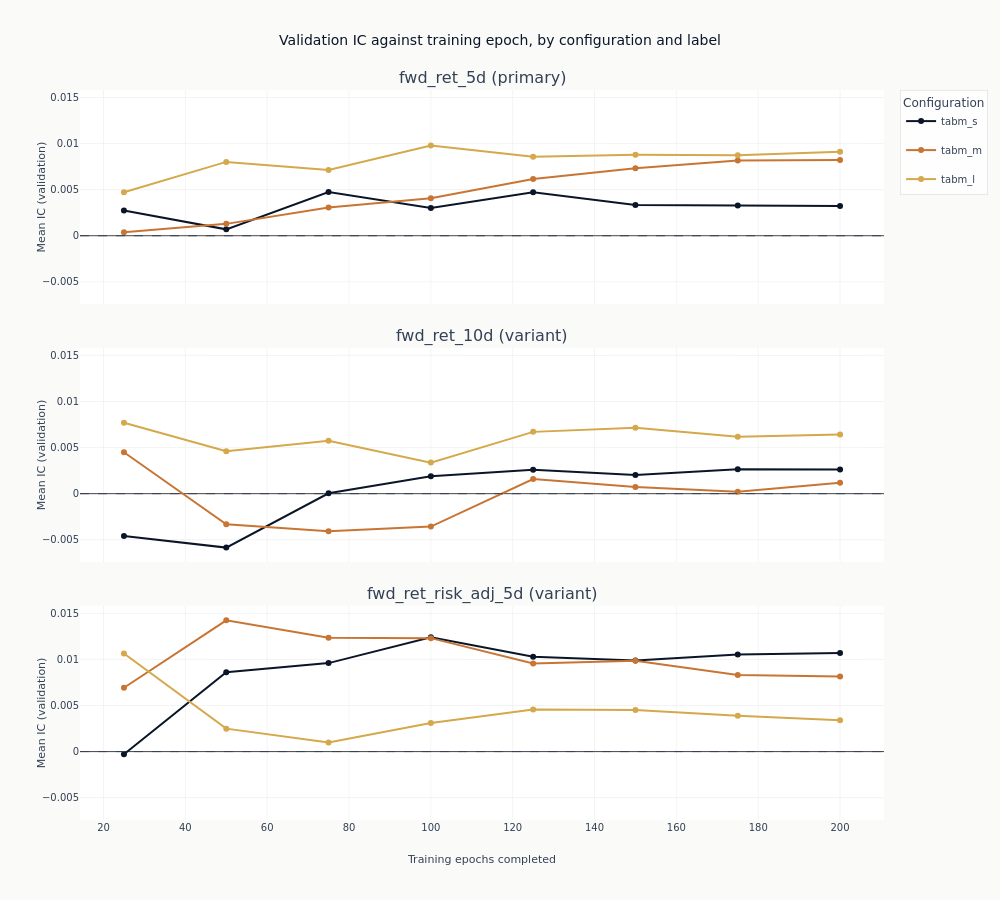

The notebook cell this image was saved under:
### Markdown cell above
### What more training does

Each line traces one configuration's out-of-sample IC as epochs are added to it, in its own
label's panel. This is the figure the checkpoint dimension exists to produce, and it separates two
things a single end-of-training number cannot.

A line that rises and then falls has an interior optimum: the network was still learning, then
began fitting the training window at the expense of the validation folds. A line that wanders
around zero without trend never had anything to learn in the first place, and its highest point is
wherever the noise happened to peak. Both produce a respectable-looking maximum, which is why the
maximum is not what a configuration is judged on.

The panels share one vertical scale. Stacking them is what makes the labels comparable, and
rescaling each to fill its own row would make three different spreads look alike.

### Code cell
curves = catalog.filter("full_coverage").sort("label", "config_name", "checkpoint_value")
charted = set(curves.get_column("config_name"))
# Menu order, which is the order the frame in section 1 showed and the order the presets step
# capacity in. Sorting on the formatted parameter string instead would order 128 before 64.
config_order = [
    name
    for name in configs.get_column("config_name").unique(maintain_order=True)
    if name in charted
]
# One colour per configuration, so the same configuration keeps its colour in both figures. A
# fourth configuration needs a fourth colour rather than a wrapped palette that would give two of
# them the same swatch and make them read as one.
line_colors = [COLORS["blue"], COLORS["copper"], COLORS["amber"], COLORS["positive"]]
if len(config_order) > len(line_colors):
    raise ValueError(
        f"{len(config_order)} configurations against {len(line_colors)} distinct line colours; "
        "add colours rather than letting two configurations share one"
    )
color_of = dict(zip(config_order, line_colors, strict=False))

fig_curves = make_subplots(
    rows=len(panel_labels),
    cols=1,
    shared_xaxes=True,
    vertical_spacing=0.06,
    subplot_titles=[
        f"{label} ({'primary' if label == primary else 'variant'})" for label in panel_labels
    ],
)
for row, label in enumerate(panel_labels, start=1):
    panel = curves.filter(pl.col("label") == label)
    for config_name in config_order:
        series = panel.filter(pl.col("config_name") == config_name).sort("checkpoint_value")
        if not series.height:
            continue
        fig_curves.add_trace(
            go.Scatter(
                x=series.get_column("checkpoint_value").to_list(),
                y=series.get_column("ic_mean").to_list(),
                mode="lines+markers",
                name=config_name,
                legendgroup=config_name,
                showlegend=row == 1,
                line=dict(color=color_of[config_name], width=2),
                marker=dict(size=6, color=color_of[config_name]),
            ),
            row=row,
            col=1,
        )
    fig_curves.add_hline(
        y=0, line_width=1, line_dash="dash", line_color=COLORS["neutral"], row=row, col=1
    )
    fig_curves.update_yaxes(title_text="Mean IC (validation)", row=row, col=1)
    # `shared_yaxes` matches axes across columns, so with one column it does nothing. Matching
    # every row to the first is what puts the labels on one vertical scale.
    if row > 1:
        fig_curves.update_yaxes(matches="y", row=row, col=1)
fig_curves.update_xaxes(title_text="Training epochs completed", row=len(panel_labels), col=1)
fig_curves.update_layout(
    title="Validation IC against training epoch, by configuration and label",
    height=300 * len(panel_labels),
    width=1000,
    margin=dict(t=90),
    legend=dict(title_text="Configuration"),
)
# The span of each panel and how many of its lines cross zero are facts about the frame, so the
# description reads them rather than asserting a shape the next run may not have.
panel_facts = {
    row["label"]: row
    for row in curves.group_by("label")
    .agg(
        lowest=pl.col("ic_mean").min(),
        highest=pl.col("ic_mean").max(),
        total=pl.col("config_name").n_unique(),
        below=pl.col("config_name").filter(pl.col("ic_mean") < 0).n_unique(),
    )
    .to_dicts()
}
panel_text = ". ".join(
    "The {} panel spans {:+.3f} to {:+.3f}, with {} of its {} lines dipping below zero at some "
    "checkpoint".format(
        label,
        panel_facts[label]["lowest"],
        panel_facts[label]["highest"],
        panel_facts[label]["below"],
        panel_facts[label]["total"],
    )
    for label in panel_labels
)
show_plotly_with_alt(
    fig_curves,
    "Line charts of mean validation information coefficient against the number of training epochs "
    "completed, one line per configuration in dark navy, copper and gold, with a marker at each "
    "saved checkpoint. One panel per label, sharing one vertical scale, each with a dashed zero "
    f"line. {panel_text}.",
)

### Figure 1 — Plotly figure (JSON) as saved in the notebook; plotly's stock layout.template omitted (floating-point values rounded to 4 significant figures)
{"data": [{"legendgroup": "tabm_s", "line": {"color": "#0a1628", "width": 2}, "marker": {"color": "#0a1628", "size": 6}, "mode": "lines+markers", "name": "tabm_s", "showlegend": true, "type": "scatter", "x": [25, 50, 75, 100, 125, 150, 175, 200], "xaxis": "x", "y": [0.002743, 0.0006926, 0.004737, 0.002998, 0.004731, 0.003323, 0.003273, 0.003214], "yaxis": "y"}, {"legendgroup": "tabm_m", "line": {"color": "#C87533", "width": 2}, "marker": {"color": "#C87533", "size": 6}, "mode": "lines+markers", "name": "tabm_m", "showlegend": true, "type": "scatter", "x": [25, 50, 75, 100, 125, 150, 175, 200], "xaxis": "x", "y": [0.000389, 0.001286, 0.003064, 0.00408, 0.00616, 0.007333, 0.008171, 0.008227], "yaxis": "y"}, {"legendgroup": "tabm_l", "line": {"color": "#D4A84B", "width": 2}, "marker": {"color": "#D4A84B", "size": 6}, "mode": "lines+markers", "name": "tabm_l", "showlegend": true, "type": "scatter", "x": [25, 50, 75, 100, 125, 150, 175, 200], "xaxis": "x", "y": [0.004719, 0.008014, 0.007138, 0.009793, 0.008583, 0.008777, 0.008745, 0.00912], "yaxis": "y"}, {"legendgroup": "tabm_s", "line": {"color": "#0a1628", "width": 2}, "marker": {"color": "#0a1628", "size": 6}, "mode": "lines+markers", "name": "tabm_s", "showlegend": false, "type": "scatter", "x": [25, 50, 75, 100, 125, 150, 175, 200], "xaxis": "x2", "y": [-0.004601, -0.005855, 4.209e-05, 0.001881, 0.002603, 0.002022, 0.002649, 0.002629], "yaxis": "y2"}, {"legendgroup": "tabm_m", "line": {"color": "#C87533", "width": 2}, "marker": {"color": "#C87533", "size": 6}, "mode": "lines+markers", "name": "tabm_m", "showlegend": false, "type": "scatter", "x": [25, 50, 75, 100, 125, 150, 175, 200], "xaxis": "x2", "y": [0.004495, -0.00333, -0.00407, -0.003573, 0.001588, 0.0007178, 0.0002048, 0.001177], "yaxis": "y2"}, {"legendgroup": "tabm_l", "line": {"color": "#D4A84B", "width": 2}, "marker": {"color": "#D4A84B", "size": 6}, "mode": "lines+markers", "name": "tabm_l", "showlegend": false, "type": "scatter", "x": [25, 50, 75, 100, 125, 150, 175, 200], "xaxis": "x2", "y": [0.007701, 0.004599, 0.005733, 0.003371, 0.006706, 0.007152, 0.00619, 0.006409], "yaxis": "y2"}, {"legendgroup": "tabm_s", "line": {"color": "#0a1628", "width": 2}, "marker": {"color": "#0a1628", "size": 6}, "mode": "lines+markers", "name": "tabm_s", "showlegend": false, "type": "scatter", "x": [25, 50, 75, 100, 125, 150, 175, 200], "xaxis": "x3", "y": [-0.0002918, 0.008624, 0.009603, 0.01242, 0.01029, 0.009897, 0.01054, 0.0107], "yaxis": "y3"}, {"legendgroup": "tabm_m", "line": {"color": "#C87533", "width": 2}, "marker": {"color": "#C87533", "size": 6}, "mode": "lines+markers", "name": "tabm_m", "showlegend": false, "type": "scatter", "x": [25, 50, 75, 100, 125, 150, 175, 200], "xaxis": "x3", "y": [0.006926, 0.01425, 0.01235, 0.01231, 0.009563, 0.009848, 0.008302, 0.008148], "yaxis": "y3"}, {"legendgroup": "tabm_l", "line": {"color": "#D4A84B", "width": 2}, "marker": {"color": "#D4A84B", "size": 6}, "mode": "lines+markers", "name": "tabm_l", "showlegend": false, "type": "scatter", "x": [25, 50, 75, 100, 125, 150, 175, 200], "xaxis": "x3", "y": [0.01065, 0.002489, 0.0009764, 0.003106, 0.004568, 0.004508, 0.003884, 0.003403], "yaxis": "y3"}], "layout": {"annotations": [{"font": {"size": 16}, "showarrow": false, "text": "fwd_ret_5d (primary)", "x": 0.5, "xanchor": "center", "xref": "paper", "y": 1.0, "yanchor": "bottom", "yref": "paper"}, {"font": {"size": 16}, "showarrow": false, "text": "fwd_ret_10d (variant)", "x": 0.5, "xanchor": "center", "xref": "paper", "y": 0.6467, "yanchor": "bottom", "yref": "paper"}, {"font": {"size": 16}, "showarrow": false, "text": "fwd_ret_risk_adj_5d (variant)", "x": 0.5, "xanchor": "center", "xref": "paper", "y": 0.2933, "yanchor": "bottom", "yref": "paper"}], "height": 900, "legend": {"title": {"text": "Configuration"}}, "margin": {"t": 90}, "shapes": [{"line": {"color": "#334155", "dash": "dash", "width": 1}, "type": "line", "x0": 0, "x1": 1, "xref": "x domain", "y0": 0, "y1": 0, "yref": "y"}, {"line": {"color": "#334155", "dash": "dash", "width": 1}, "type": "line", "x0": 0, "x1": 1, "xref": "x2 domain", "y0": 0, "y1": 0, "yref": "y2"}, {"line": {"color": "#334155", "dash": "dash", "width": 1}, "type": "line", "x0": 0, "x1": 1, "xref": "x3 domain", "y0": 0, "y1": 0, "yref": "y3"}], "title": {"text": "Validation IC against training epoch, by configuration and label"}, "width": 1000, "xaxis": {"anchor": "y", "domain": [0.0, 1.0], "matches": "x3", "showticklabels": false}, "xaxis2": {"anchor": "y2", "domain": [0.0, 1.0], "matches": "x3", "showticklabels": false}, "xaxis3": {"anchor": "y3", "domain": [0.0, 1.0], "title": {"text": "Training epochs completed"}}, "yaxis": {"anchor": "x", "domain": [0.7067, 1.0], "title": {"text": "Mean IC (validation)"}}, "yaxis2": {"anchor": "x2", "domain": [0.3533, 0.6467], "matches": "y", "title": {"text": "Mean IC (validation)"}}, "yaxis3": {"anchor": "x3", "domain": [0.0, 0.2933], "matches": "y", "title": {"text": "Mean IC (validation)"}}}}
